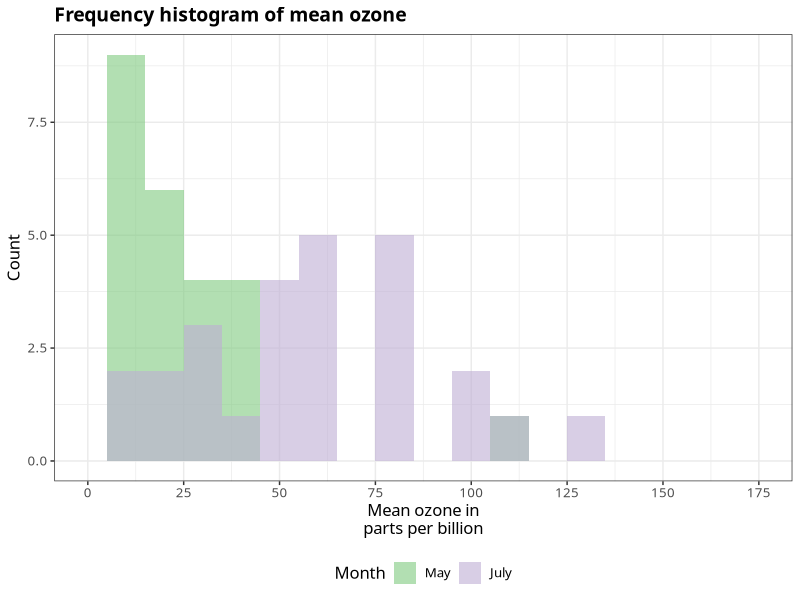
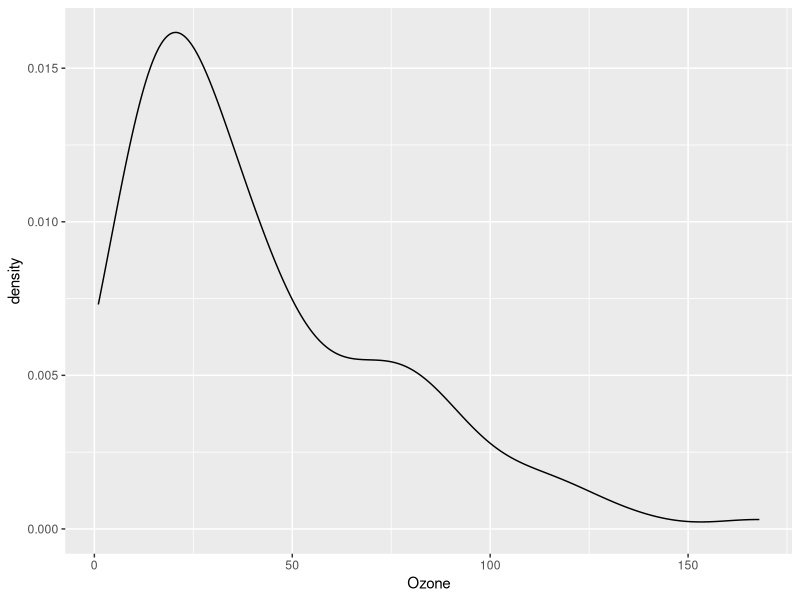
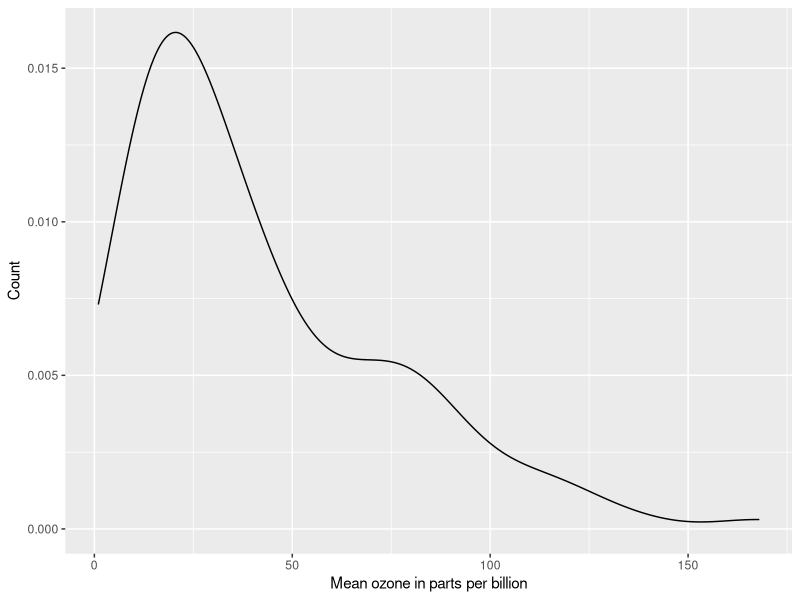
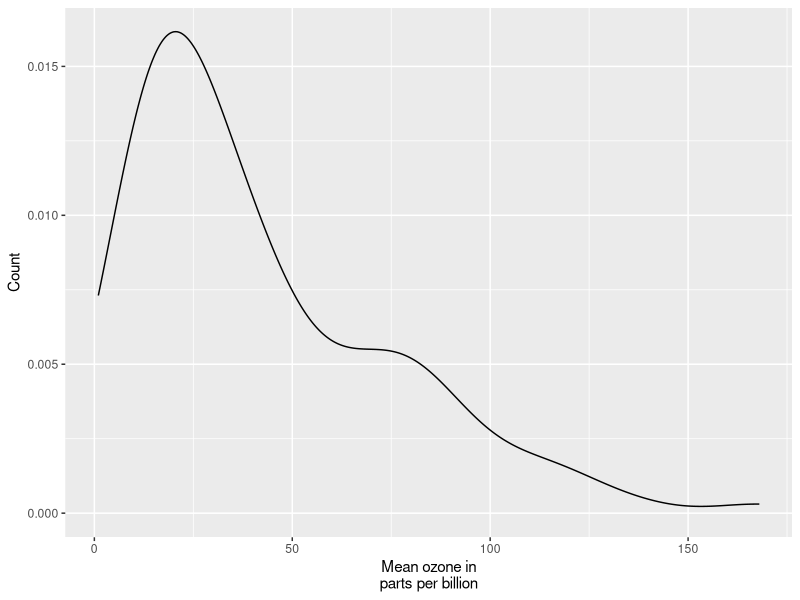
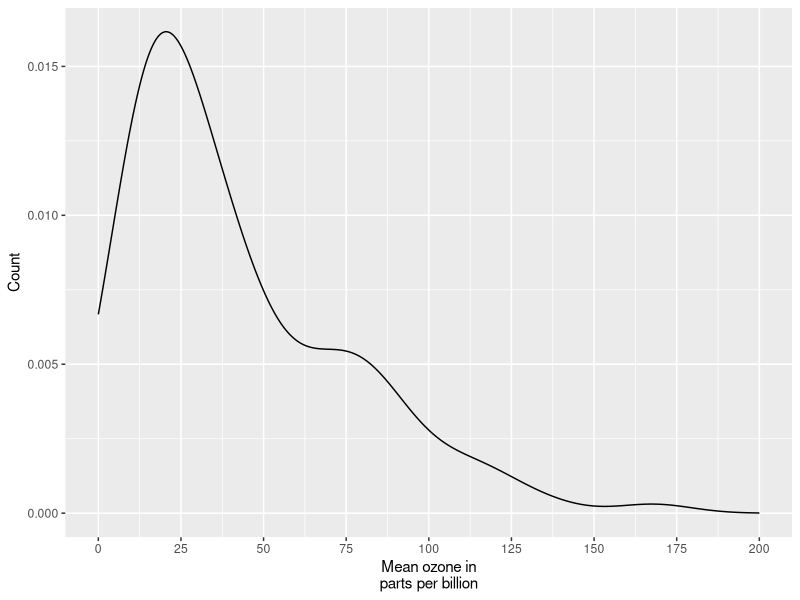
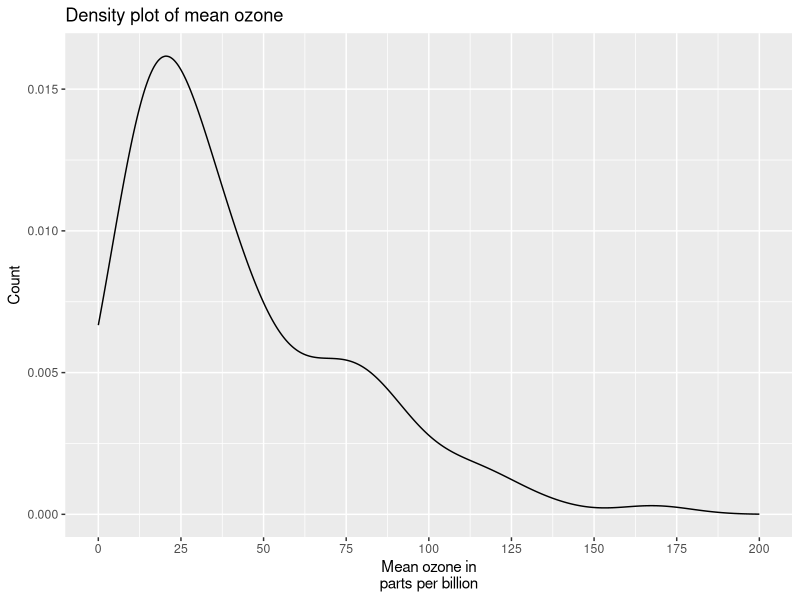
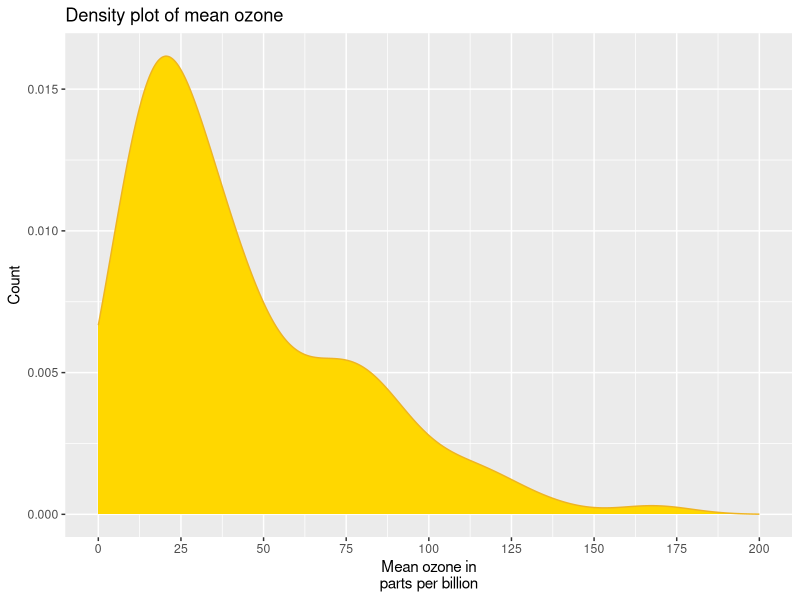
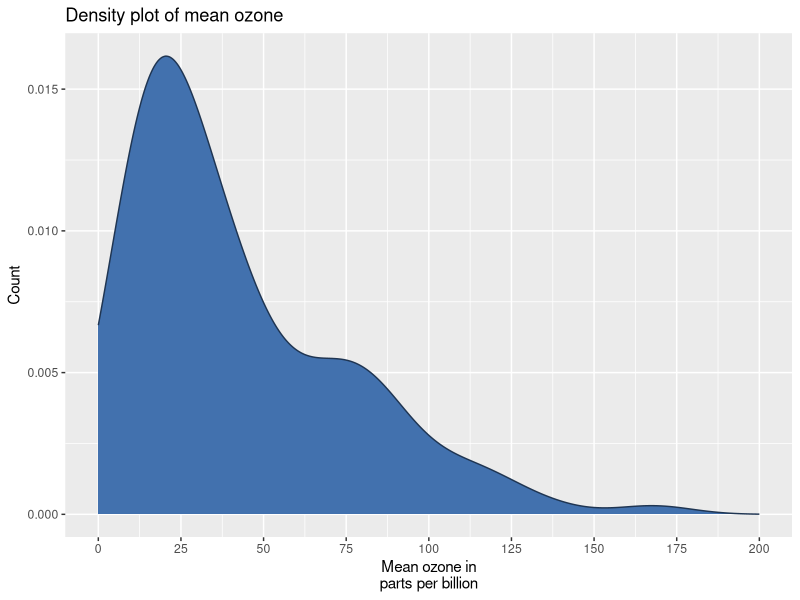

The R source for these figures, in order:
## ---- chunk 1
knitr::opts_chunk$set(message = F, error = F, warning = F, comment = NA, fig.align = 'center', dpi = 100, fig.width=6, fig.height=5, tidy = F, cache.path = '.cache/', fig.path = 'Histograms/')
## ---- chunk 2
rm(list = ls())
library(datasets)
library(ggplot2)

data(airquality)
## ---- chunk 3
library(RColorBrewer)

airquality_trimmed <- airquality[which(airquality$Month == 5 | 
                                       airquality$Month == 7), ]
airquality_trimmed$Month.f <- factor(airquality_trimmed$Month, 
                                     labels = c("May", "July"))

ggplot(airquality_trimmed, aes(x = Ozone, fill = Month.f)) + 
    geom_histogram(aes(y = ..count..), binwidth = 10,
                   position="identity", alpha=0.6) +
    scale_x_continuous(name = "Mean ozone in\nparts per billion",
                              breaks = seq(0, 175, 25),
                              limits=c(0, 175)) +
    scale_y_continuous(name = "Count") +
    ggtitle("Frequency histogram of mean ozone") +
    theme_bw() +
    theme(plot.title = element_text(size = 14, family = "Tahoma", face = "bold"), 
                text = element_text(size = 12, family = "Tahoma"),
          legend.position = "bottom") +
    scale_fill_brewer(palette="Accent") +
    labs(fill="Month")
## ---- chunk 4
ggplot(airquality, aes(x = Ozone)) + 
                geom_density()
## ---- chunk 5
ggplot(airquality, aes(x = Ozone)) + 
    geom_density() +
    scale_x_continuous(name = "Mean ozone in parts per billion") +
    scale_y_continuous(name = "Count")
## ---- chunk 6
ggplot(airquality, aes(x = Ozone)) + 
    geom_density() +
    scale_x_continuous(name = "Mean ozone in\nparts per billion") +
    scale_y_continuous(name = "Count")
## ---- chunk 7
ggplot(airquality, aes(x = Ozone)) + 
    geom_density() +
    scale_x_continuous(name = "Mean ozone in\nparts per billion",
                              breaks = seq(0, 200, 25),
                              limits=c(0, 200)) +
    scale_y_continuous(name = "Count")
## ---- chunk 8
ggplot(airquality, aes(x = Ozone)) + 
    geom_density() +
    scale_x_continuous(name = "Mean ozone in\nparts per billion",
                              breaks = seq(0, 200, 25),
                              limits=c(0, 200)) +
    scale_y_continuous(name = "Count") +
    ggtitle("Density plot of mean ozone")
## ---- chunk 9
fill <- "gold1"
line <- "goldenrod2"

ggplot(airquality, aes(x = Ozone)) + 
    geom_density(fill = fill, colour = line) +
    scale_x_continuous(name = "Mean ozone in\nparts per billion",
                              breaks = seq(0, 200, 25),
                              limits=c(0, 200)) +
    scale_y_continuous(name = "Count") +
    ggtitle("Density plot of mean ozone")
## ---- chunk 10
fill <- "#4271AE"
line <- "#1F3552"

ggplot(airquality, aes(x = Ozone)) + 
    geom_density(fill = fill, colour = line) +
    scale_x_continuous(name = "Mean ozone in\nparts per billion",
                              breaks = seq(0, 200, 25),
                              limits=c(0, 200)) +
    scale_y_continuous(name = "Count") +
    ggtitle("Density plot of mean ozone")
## ---- chunk 11
fill <- "#4271AE"
line <- "#1F3552"

ggplot(airquality, aes(x = Ozone)) + 
    geom_density(fill = fill, colour = line,
                 alpha = 0.7) +
    scale_x_continuous(name = "Mean ozone in\nparts per billion",
                              breaks = seq(0, 200, 25),
                              limits=c(0, 200)) +
    scale_y_continuous(name = "Count") +
    ggtitle("Density plot of mean ozone")
## ---- chunk 12
fill <- "#4271AE"
line <- "#1F3552"

ggplot(airquality, aes(x = Ozone)) + 
    geom_density(fill = fill, colour = line,
                 alpha = 0.7) +
    scale_x_continuous(name = "Mean ozone in\nparts per billion",
                              breaks = seq(0, 200, 25),
                              limits=c(0, 200)) +
    scale_y_continuous(name = "Count") +
    ggtitle("Density plot of mean ozone") +
    theme_bw()
## ---- chunk 13
library(ggthemes)

fill <- "#4271AE"
line <- "#1F3552"

ggplot(airquality, aes(x = Ozone)) + 
    geom_density(fill = fill, colour = line,
                 alpha = 0.7) +
    scale_x_continuous(name = "Mean ozone in\nparts per billion",
                              breaks = seq(0, 200, 25),
                              limits=c(0, 200)) +
    scale_y_continuous(name = "Count") +
    ggtitle("Density plot of mean ozone") +
    theme_economist()
## ---- chunk 14
theme_xkcd <- theme(
    axis.line = element_line(size=1, colour = "black"), 
    panel.grid.major = element_blank(),
    panel.grid.minor = element_blank(), 
    panel.border = element_blank(), 
    panel.background = element_blank(),
    plot.title=element_text(size = 20, family="xkcd-Regular"), 
    text=element_text(size = 16, family="xkcd-Regular"), 
    axis.text.x=element_text(colour="black", size = 12), 
    axis.text.y=element_text(colour="black", size = 12)
) 

fill <- "white"
line <- "black"

ggplot(airquality, aes(x = Ozone)) + 
    geom_density(fill = fill, colour = line,
                 alpha = 0.7, size = 1) +
    scale_x_continuous(name = "Mean ozone in\nparts per billion",
                              breaks = seq(0, 200, 25),
                              limits=c(0, 200)) +
    scale_y_continuous(name = "Count") +
    ggtitle("Density plot of mean ozone") +
    theme_xkcd
## ---- chunk 15
fill <- "#4271AE"
line <- "#1F3552"

ggplot(airquality, aes(x = Ozone)) + 
    geom_density(fill = fill, colour = line,
                 alpha = 0.7) +
    scale_x_continuous(name = "Mean ozone in\nparts per billion",
                              breaks = seq(0, 200, 25),
                              limits=c(0, 200)) +
    scale_y_continuous(name = "Count") +
    ggtitle("Density plot of mean ozone") +
    theme_bw() +
    theme(plot.title = element_text(size = 14, family = "Tahoma", face = "bold"), 
                text = element_text(size = 12, family = "Tahoma")) +
    geom_vline(xintercept = 75, size = 1, colour = "#FF3721", 
               linetype = "dashed")
## ---- chunk 16
airquality_trimmed <- airquality[which(airquality$Month == 5 |
                                       airquality$Month == 6 |
                                       airquality$Month == 7), ]
airquality_trimmed$Month.f <- factor(airquality_trimmed$Month, 
                                     labels = c("May", "June", "July"))


fill <- "#4271AE"
line <- "#1F3552"

ggplot(airquality_trimmed, aes(x = Ozone)) + 
    geom_density(fill = fill, colour = line,
                 alpha = 0.7) +
    scale_x_continuous(name = "Mean ozone in\nparts per billion",
                              breaks = seq(0, 200, 25),
                              limits=c(0, 200)) +
    scale_y_continuous(name = "Count") +
    ggtitle("Density plot of mean ozone") +
    theme_bw() +
    theme(plot.title = element_text(size = 14, family = "Tahoma", face = "bold"), 
                text = element_text(size = 12, family = "Tahoma")) +
    facet_grid(. ~ Month.f)

## ---- chunk 17
airquality_trimmed <- airquality[which(airquality$Month == 5 |
                                       airquality$Month == 6 |
                                       airquality$Month == 7), ]
airquality_trimmed$Month.f <- factor(airquality_trimmed$Month, 
                                     labels = c("May", "June", "July"))


fill <- "#4271AE"
line <- "#1F3552"

ggplot(airquality_trimmed, aes(x = Ozone)) + 
    stat_density(aes(ymax = ..density..,  ymin = -..density..),
                 fill = fill, colour = line, alpha = 0.7,
                 geom = "ribbon", position = "identity") +
    scale_x_continuous(name = "Mean ozone in\nparts per billion",
                              breaks = seq(0, 200, 25),
                              limits=c(0, 200)) +
    scale_y_continuous(name = "Count") +
    ggtitle("Density plot of mean ozone") +
    theme_bw() +
    theme(plot.title = element_text(size = 14, family = "Tahoma", face = "bold"), 
                text = element_text(size = 12, family = "Tahoma")) +
    facet_grid(. ~ Month.f) +
    coord_flip()
## ---- chunk 18
library(RColorBrewer)

ggplot(airquality_trimmed, aes(x = Ozone, fill = Month.f)) + 
    geom_density(aes(y = ..count..), binwidth = 10,
                   position="identity", alpha=0.6) +
    scale_x_continuous(name = "Mean ozone in\nparts per billion",
                              breaks = seq(0, 175, 25),
                              limits=c(0, 175)) +
    scale_y_continuous(name = "Count") +
    ggtitle("Frequency histogram of mean ozone") +
    theme_bw() +
    theme(plot.title = element_text(size = 14, family = "Tahoma", face = "bold"), 
                text = element_text(size = 12, family = "Tahoma")) +
    scale_fill_brewer(palette="Accent")
## ---- chunk 19
ggplot(airquality_trimmed, aes(x = Ozone, fill = Month.f)) + 
    geom_histogram(aes(y = ..count..), binwidth = 10,
                   position="identity", alpha=0.6) +
    scale_x_continuous(name = "Mean ozone in\nparts per billion",
                              breaks = seq(0, 175, 25),
                              limits=c(0, 175)) +
    scale_y_continuous(name = "Count") +
    ggtitle("Frequency histogram of mean ozone") +
    theme_bw() +
    theme(plot.title = element_text(size = 14, family = "Tahoma", face = "bold"), 
                text = element_text(size = 12, family = "Tahoma"),
          legend.position = "bottom") +
    scale_fill_brewer(palette="Accent") +
    labs(fill="Month")
